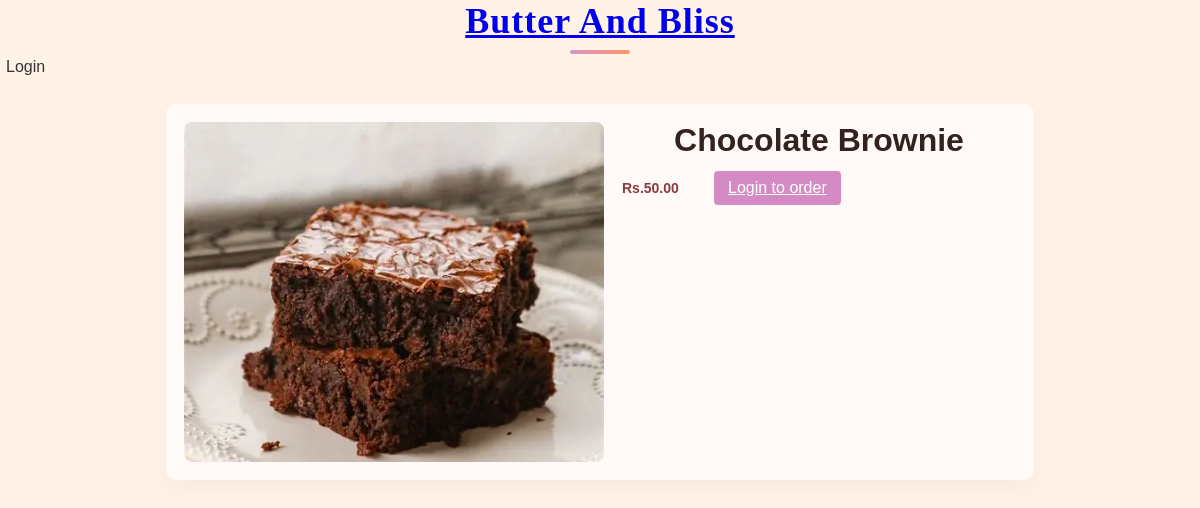
The page /products/1/ on the database its author committed.
### Bakery/models.py (models this page shows, shortened)
class Product(models.Model):
    name = models.CharField(max_length=100)
    price = models.DecimalField(max_digits=6, decimal_places=2)
    image = models.ImageField(upload_to='products/', blank=True, null=True)
    description = models.TextField(blank=True)

### Bakery/views.py (the view)
# urls.py: path("products/<int:product_id>/", views.product_detail, name="product_detail"),
def product_detail(request, product_id):
    product = get_object_or_404(Product, id=product_id)
    return render(request, 'product_detail.html', {'product': product})

### Bakery/context_processors.py (called while the page is built)
def cart_item_count(request):
    if request.user.is_authenticated:
        count = CartItem.objects.filter(user=request.user).count()
    else:
        count = 0
    return {"cart_count": count}

### templates/product_detail.html (shortened to what this page needs)
{% extends 'base.html' %}
{% block content %}
<main class="container">
    <section class="product-detail-card">
        <div class="product-media">
            {% if product.image %}
                <img src="{{ product.image.url }}" alt="{{ product.name }}">
            {% else %}
                <div class="placeholder">No image</div>
            {% endif %}
        </div>
        <div class="product-detail-body">
            <h2 class="product-title">{{ product.name }}</h2>
            <div class="product-actions">
                <span class="price">Rs.{{ product.price }}</span>
                {% if user.is_authenticated %}
                    <a class="btn-primary" href="{% url 'add_to_cart' product.id %}">Add to Cart</a>
                {% else %}
                    <a class="btn-primary" href="{% url 'login' %}">Login to order</a>
                {% endif %}
            </div>
        </div>
    </section>
</main>
{% endblock %}

### Bakery/static/css/style.css (style rules this page uses)
body { font-family: Arial, sans-serif; margin: 0; padding: 0; background: #ac6323; }
body { font-family: Arial, sans-serif; margin: 0; padding: 0; background: #fff2e6 url('') no-repeat center center fixed; background-size: cover; color: #333; }
.container { max-width: 900px; margin: 24px auto; padding: 0 16px; }
.btn-primary { background: #d48bc3; color: #fff; border: none; padding: 8px 14px; border-radius: 4px; cursor: pointer; }
.product-media { height: 170px; display: flex; align-items: center; justify-content: center; overflow: hidden; border-radius: 10px; background: #fff6f0; }
.product-media img { width: 100%; height: 100%; object-fit: cover; }
.product-title { margin: 0 0 6px; font-size: 18px; color: #342220; text-align: center; font-weight: 800; }
.price { font-weight: 800; color: #8a3b3b; font-size: 14px; min-width: 80px; }
.product-detail-card { display: flex; gap: 18px; align-items: flex-start; background: #fffaf7; padding: 18px; border-radius: 10px; box-shadow: 0 8px 24px rgba(0,0,0,0.04); }
.product-detail-card .product-media { width: 420px; height: 340px; display:flex; align-items:center; justify-content:center; overflow:hidden; border-radius:8px; background:#fff6f0; }
.product-detail-card .product-media img { width:100%; height:100%; object-fit:cover; }
.product-detail-body { flex:1; }
.product-detail-body .product-title { font-size: 32px; margin: 0 0 8px; }
.product-actions { margin-top: 12px; display:flex; gap:12px; align-items:center; }

### rows shown on the page
Product: image (picture), name "Chocolate Brownie", price "50.00"
